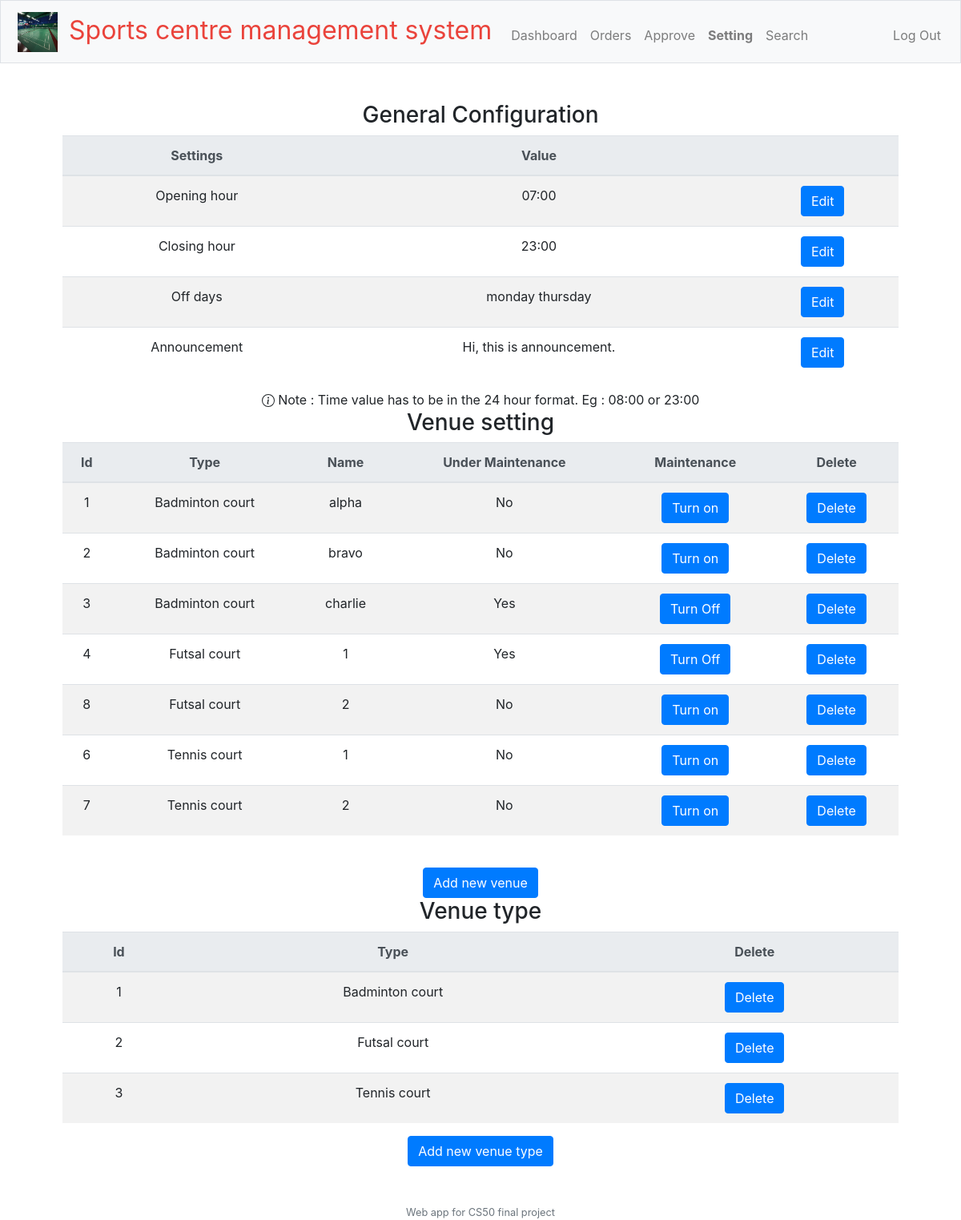
Page /admin/setting (signed in) on the committed database.
### tables this page shows
CREATE TABLE 'config' ('key' varchar(100), 'value' varchar(100), 'name' varchar(100));

CREATE TABLE 'venues' ('venue_id' integer PRIMARY KEY AUTOINCREMENT NOT NULL,'venue_type' integer, 'under_maintenance' boolean NOT NULL DEFAULT 0, 'reference_name' varchar(50), 'details' char(250), 'priceperhour' numeric NOT NULL DEFAULT 0);

CREATE TABLE "venue_type" ('type_id' integer PRIMARY KEY AUTOINCREMENT NOT NULL, 'Type' varchar(100), 'src' varchar(250));

### routes/admin/setting.py (the view)
@setting_admin.route("/admin/setting", methods=["GET", "POST"])
@admin_login_required
def setting():
    if request.method == "POST":
        return ""
    else :
        db = sqlite3.connect('database.db')
        db.row_factory = sqlite3.Row
        cur = db.cursor()
        cur.execute("SELECT * FROM venues CROSS JOIN venue_type ON venues.venue_type = venue_type.type_id ORDER BY venues.venue_type")
        venues = cur.fetchall()
        cur.execute("SELECT * FROM venue_type ")
        venue_type = cur.fetchall()
        cur.execute("SELECT * FROM config ")
        config = cur.fetchall()
        return render_template("admin/setting.html", venues=venues , venue_type = venue_type, config=config)

### helpers.py (called while the page is built)
def admin_login_required(f):
    @wraps(f)
    def decorated_function(*args, **kwargs):
        if session.get("user_id") is None or session.get("user_type") != "admin":
            return redirect("/admin/login")
        return f(*args, **kwargs)
    return decorated_function

def after_request(response):
    response.headers["Cache-Control"] = "no-cache, no-store, must-revalidate"
    response.headers["Expires"] = 0
    response.headers["Pragma"] = "no-cache"
    return response

### routes/admin/setting.py (called while the page is built)
@setting_admin.after_request
def response_processor(response):
    after_request(response)
    return response

### templates/admin/setting.html (shortened to what this page needs)
{% extends "admin/layout.html" %}
{% block main %}
<h3>General Configuration </h3>
<table class="table table-striped">
    <thead class="thead-light">
        <tr>
            <th>
                Settings
            </th>
            <th>
                Value
            </th>
            <th>
            </th>
        </tr>
    </thead>
    <tbody>
        {% for row in config: %}
            <tr>
                <td>
                    {{ row["name"] }}
                </td>
                <td>
                    {{ row["value"] }}
                </td>
                <td>
                    <button class="btn btn-primary" onClick="editConfig(`{{ row['key'] }}`)">Edit</button>
                </td>
            </tr>
        {% endfor %}
    </tbody>
</table>
   Note : Time value has to be in the 24 hour format. Eg : 08:00 or 23:00
<h3>Venue setting</h3>
<table class="table table-striped">
    <thead class="thead-light">
        <tr>
            <th>
                Id
            </th>
            <th>
                Type
            </th>
            <th>
                Name
            </th>
            <th>
                Under Maintenance
            </th>
            <th>
                Maintenance
            </th>
            <th>
                Delete
            </th>
        </tr>
    </thead>
    <tbody>
        {% for row in venues: %}
            <tr>
                <td>
                    {{ row["venue_id"] }}
                </td>
                <td>
                    {{ row["Type"] }}
                </td>
                <td>
                    {{ row["reference_name"] }}
                </td>
                <td>
                    {{ "No" if row["under_maintenance"] == 0 else "Yes"  }}
                </td>
                <td>
                    <button class="btn btn-primary" onClick="turnOn(`{{ row['venue_id'] }}`, `{{ row['under_maintenance'] }}`)">
                        {{ "Turn on" if row['under_maintenance'] == 0 else "Turn Off" }}
                    </button>
                </td>
                <td>
                    <button class="btn btn-primary" onClick="deleteVenue(`{{ row['venue_id'] }}`)">Delete</button>
                </td>
            </tr>
        {% endfor %}
    </tbody>
</table>
<button type="button" class="btn btn-primary" data-toggle="modal" data-target="#addNewVenueModal">
    Add new venue
</button>
  <h3>Venue type </h3>
  <table class="table table-striped">
      <thead class="thead-light">
          <tr>
              <th>
                  Id
              </th>
              <th>
                  Type
              </th>
              <th>
                  Delete
              </th>
          </tr>
      </thead>
      <tbody>
          {% for row in venue_type: %}
              <tr>
                  <td>
                      {{ row["type_id"] }}
                  </td>
                  <td>
                    {{ row["Type"] }}
                  </td>
                  <td>
                      <button class="btn btn-primary" onClick="deleteVenueType(`{{ row['venue_id'] }}`)">Delete</button>
                  </td>
              </tr>
          {% endfor %}
      </tbody>
  </table>
<button type="button" class="btn btn-primary" data-toggle="modal" data-target="#addNewVenueTypeModal">
    Add new venue type
</button>
{% endblock %}

### rows in the picture
config: name "Opening hour", value "07:00"
config: name "Closing hour", value "23:00"
config: name "Off days", value "monday thursday"
config: name "Announcement", value "Hi, this is announcement."
venues: venue_id "1", Type "Badminton court", reference_name "alpha", under_maintenance "No", under_maintenance "Turn on"
venues: venue_id "2", Type "Badminton court", reference_name "bravo", under_maintenance "No", under_maintenance "Turn on"
venues: venue_id "3", Type "Badminton court", reference_name "charlie", under_maintenance "Yes", under_maintenance "Turn Off"
venues: venue_id "4", Type "Futsal court", reference_name "1", under_maintenance "Yes", under_maintenance "Turn Off"
venues: venue_id "8", Type "Futsal court", reference_name "2", under_maintenance "No", under_maintenance "Turn on"
venues: venue_id "6", Type "Tennis court", reference_name "1", under_maintenance "No", under_maintenance "Turn on"
venues: venue_id "7", Type "Tennis court", reference_name "2", under_maintenance "No", under_maintenance "Turn on"
venue_type: type_id "1", Type "Badminton court"
venue_type: type_id "2", Type "Futsal court"
venue_type: type_id "3", Type "Tennis court"
